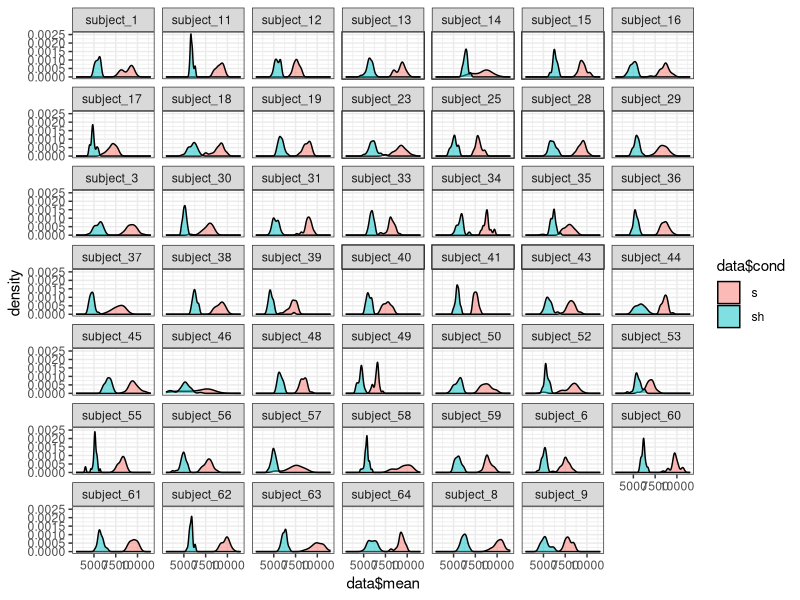
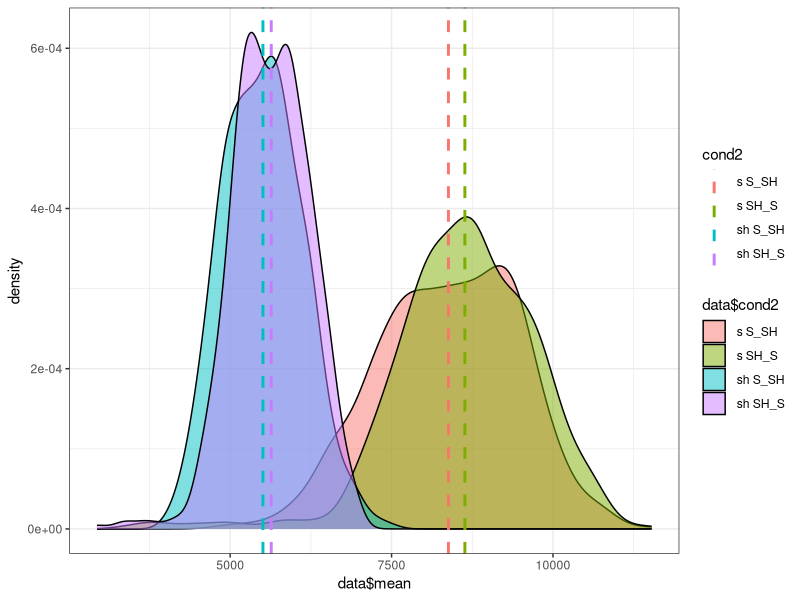
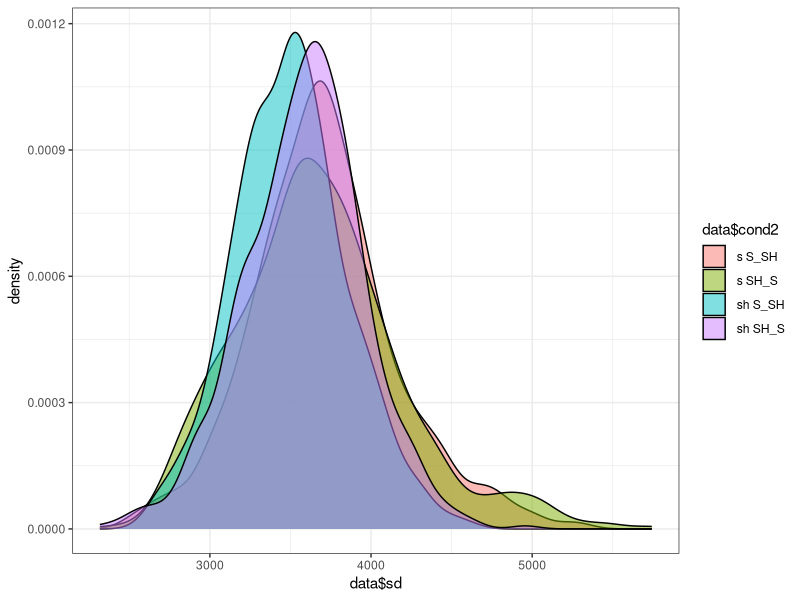
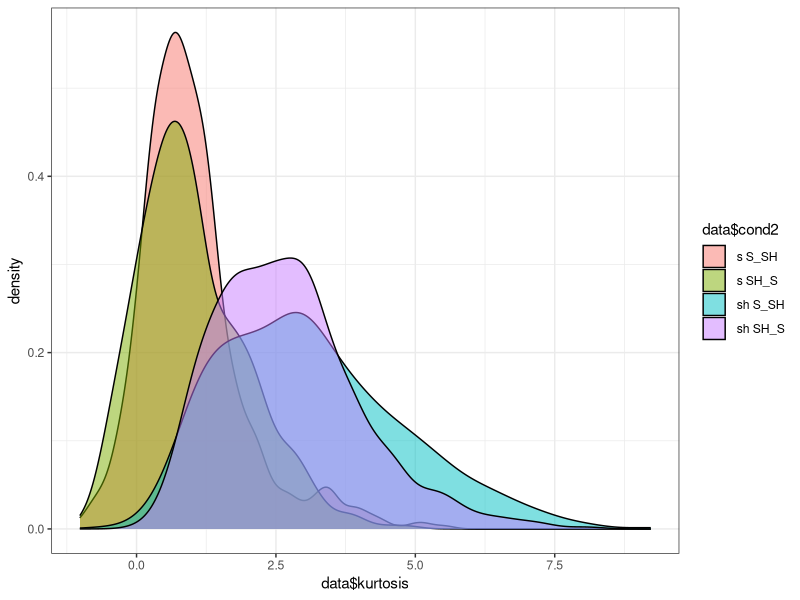
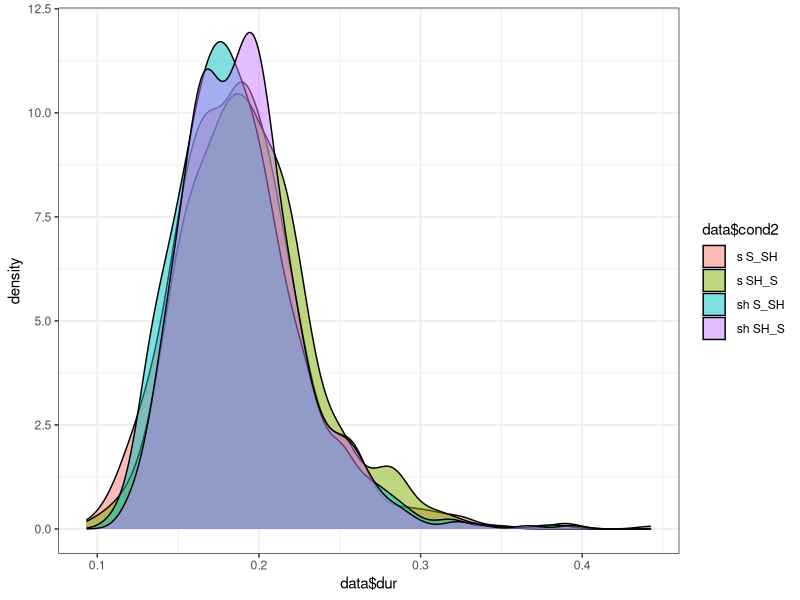
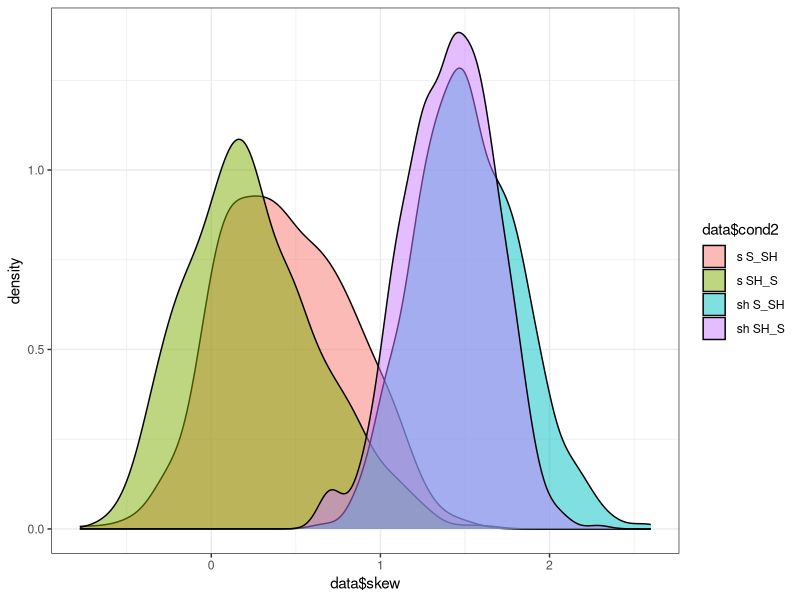

Generate these figures, in order, with R:
rm(list = ls(all = TRUE))

library(lme4)
library(ggplot2)
library(plyr)
library(dplyr)
library(R.utils)

theme_set(theme_bw())

data <- data <- as.data.frame(read.delim(file='blockPLPRo_acoustic_analysis.txt', sep='\t'))

# create distribution figures
# individual subject mean
ggplot(data, aes(x=data$mean,fill=data$cond))+
    geom_density(alpha=.5,position="identity") +
    facet_wrap(~subject)
    
# mean
cdat <- ddply(data, "cond2", summarise, rating.mean=mean(mean))

ggplot(data, aes(x=data$mean,fill=data$cond2))+
  geom_density(alpha=.5,position="identity") + 
  geom_vline(data=cdat, aes(xintercept=rating.mean,  colour=cond2),
             linetype="dashed", size=1)
# sd
ggplot(data, aes(x=data$sd,fill=data$cond2))+
  geom_density(alpha=.5,position="identity")

# kurtosis
ggplot(data, aes(x=data$kurtosis,fill=data$cond2))+
  geom_density(alpha=.5,position="identity")

# dur
ggplot(data, aes(x=data$dur,fill=data$cond2))+
  geom_density(alpha=.5,position="identity")

# skew
ggplot(data, aes(x=data$skew,fill=data$cond2))+
  geom_density(alpha=.5,position="identity")

####################################################
